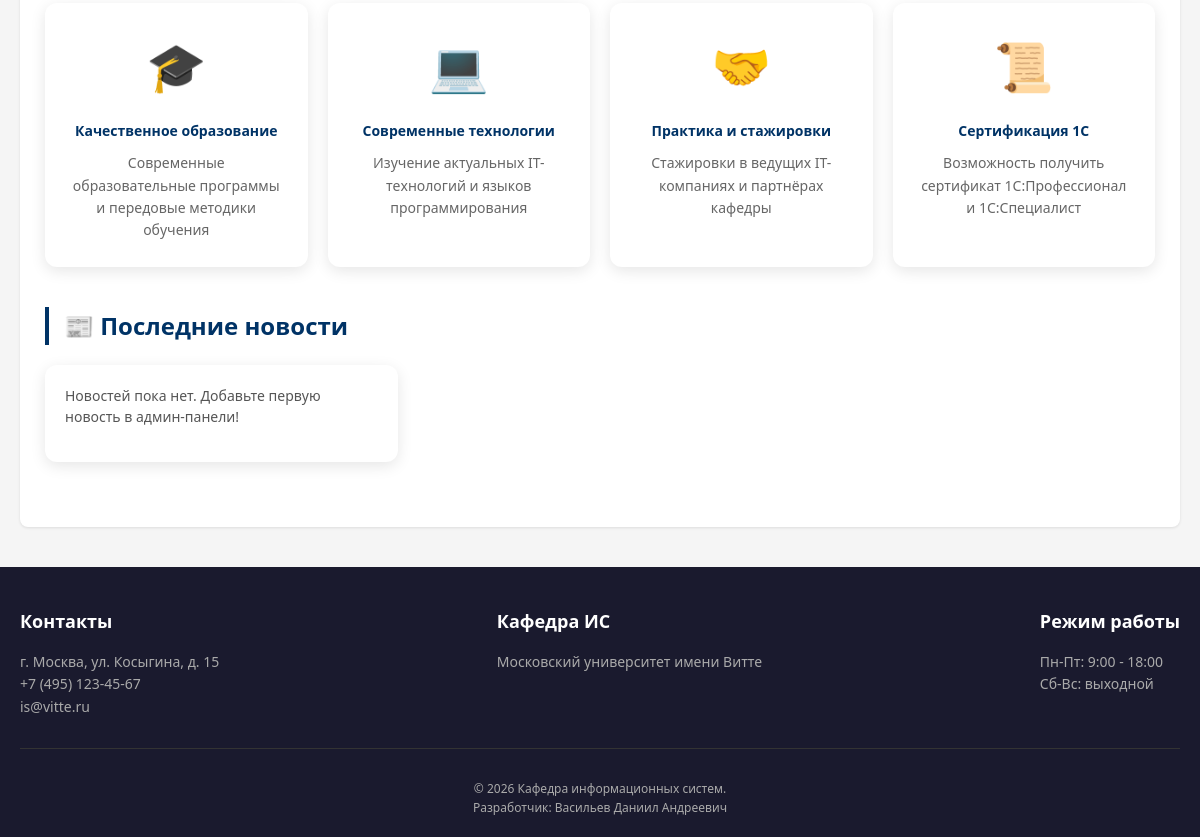
Before: / (lower part) with the older database file.
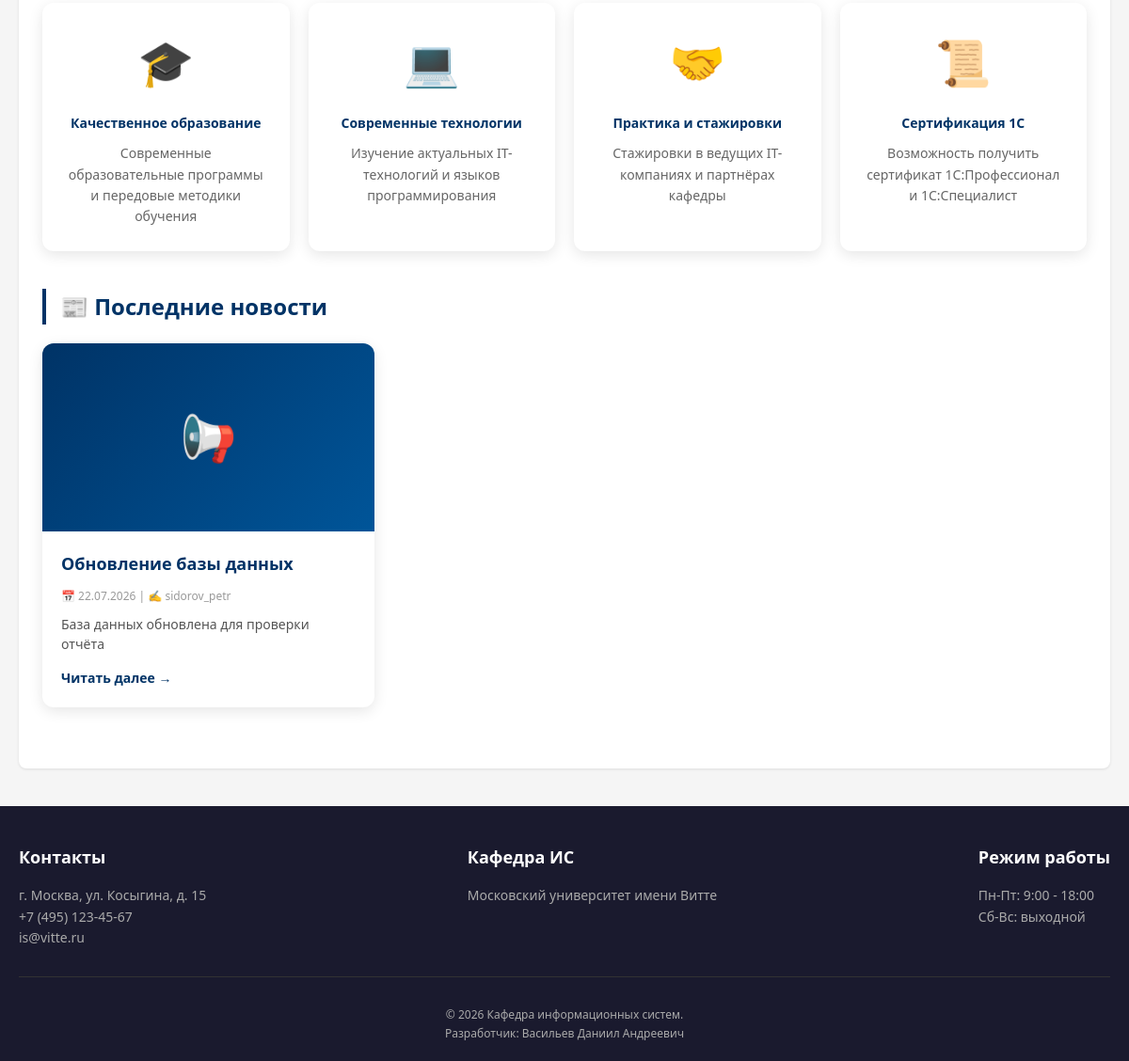
After: the same page with the newer database file.
### app/models.py (models this page shows, shortened)
class News(db.Model):
    __tablename__ = 'news'
    id = db.Column(db.Integer, primary_key=True)
    title = db.Column(db.String(200), nullable=False)
    content = db.Column(db.Text, nullable=False)
    image_url = db.Column(db.String(300))
    created_at = db.Column(db.DateTime, default=datetime.utcnow)
    author_id = db.Column(db.Integer, db.ForeignKey('users.id'))
    author = db.relationship('User', backref='news')

class User(UserMixin, db.Model):
    __tablename__ = 'users'
    id = db.Column(db.Integer, primary_key=True)
    username = db.Column(db.String(80), unique=True, nullable=False)
    email = db.Column(db.String(120), unique=True, nullable=False)
    password_hash = db.Column(db.String(128), nullable=False)
    role = db.Column(db.String(20), default='student')
    created_at = db.Column(db.DateTime, default=datetime.utcnow)

### app/main/routes.py (the view)
@bp.route('/')
def index():
    breadcrumb_title = None
    news = News.query.order_by(News.created_at.desc()).limit(5).all()
    return render_template('index.html', breadcrumb_title=breadcrumb_title, news=news)

### app/__init__.py (called while the page is built)
def create_app():
    app = Flask(__name__)
    app.config.from_object(Config)
    db.init_app(app)
    migrate.init_app(app, db)
    login_manager.init_app(app)
    @app.context_processor
    def inject_user():
        from app.models import Notification
        unread_count = 0
        if current_user.is_authenticated:
            unread_count = Notification.query.filter_by(user_id=current_user.id, is_read=False).count()
        return dict(current_user=current_user, unread_notifications=unread_count)
    from app.main import bp as main_bp
    app.register_blueprint(main_bp)
    from app.auth import bp as auth_bp
    app.register_blueprint(auth_bp, url_prefix='/auth')
    return app

### app/templates/index.html (shortened to what this page needs)
{% extends "base.html" %}
{% block content %}
<div class="features">
    <div class="feature">
        <div class="feature-icon">🎓</div>
        <h4>Качественное образование</h4>
        <p>Современные образовательные программы и передовые методики обучения</p>
    </div>
    <div class="feature">
        <div class="feature-icon">💻</div>
        <h4>Современные технологии</h4>
        <p>Изучение актуальных IT-технологий и языков программирования</p>
    </div>
    <div class="feature">
        <div class="feature-icon">🤝</div>
        <h4>Практика и стажировки</h4>
        <p>Стажировки в ведущих IT-компаниях и партнёрах кафедры</p>
    </div>
    <div class="feature">
        <div class="feature-icon">📜</div>
        <h4>Сертификация 1С</h4>
        <p>Возможность получить сертификат 1С:Профессионал и 1С:Специалист</p>
    </div>
</div>
<div class="news-section">
    <h3>📰 Последние новости</h3>
    <div class="news-grid">
        {% if news %}
            {% for item in news %}
            <div class="news-card">
                <div class="news-image">
                    {% if item.image_url %}
                        <img src="{{ item.image_url }}" style="width: 100%; height: 100%; object-fit: cover;">
                    {% else %}
                        📢
                    {% endif %}
                </div>
                <div class="news-content">
                    <div class="news-title">{{ item.title }}</div>
                    <div class="news-date">📅 {{ item.created_at.strftime('%d.%m.%Y') }} | ✍️ {{ item.author.username if item.author else 'Администратор' }}</div>
                    <div class="news-text">{{ item.content[:120] }}{% if item.content|length > 120 %}...{% endif %}</div>
                    <a href="{{ url_for('main.news_detail', news_id=item.id) }}" class="news-link">Читать далее →</a>
                </div>
            </div>
            {% endfor %}
        {% else %}
            <div class="news-card">
                <div class="news-content">
                    <div class="news-text">Новостей пока нет. Добавьте первую новость в админ-панели!</div>
                </div>
            </div>
        {% endif %}
    </div>
</div>
{% endblock %}

### app/templates/base.html (shortened to what this page needs)
<!DOCTYPE html>
<html lang="ru">
<head>
</head>
<body>
    <div class="container">
        <main class="main-content">
            {% block content %}{% endblock %}
        </main>
    </div>
    <div class="footer">
        <div class="container">
            <div class="footer-content">
                <div class="footer-section">
                    <h3 data-i18n="contacts_title">Контакты</h3>
                    <p>г. Москва, ул. Косыгина, д. 15</p>
                    <p>+7 (495) 123-45-67</p>
                    <p>is@vitte.ru</p>
                </div>
                <div class="footer-section">
                    <h3 data-i18n="department">Кафедра ИС</h3>
                    <p data-i18n="university_short">Московский университет им. Витте</p>
                </div>
                <div class="footer-section">
                    <h3 data-i18n="work_hours">Режим работы</h3>
                    <p>Пн-Пт: 9:00 - 18:00</p>
                    <p>Сб-Вс: выходной</p>
                </div>
            </div>
            <div class="copyright">
                <span data-i18n="copyright">© 2026 Кафедра информационных систем.</span><br>
                <span data-i18n="developer">Разработчик: Васильев Даниил Андреевич</span>
            </div>
        </div>
    </div>
</body>
</html>

### app/templates/base.html (style rules this page uses)
* { margin: 0; padding: 0; box-sizing: border-box; }
body { font-family: 'Segoe UI', Tahoma, Geneva, Verdana, sans-serif; background: #f5f5f5; line-height: 1.6; font-size: 14px; }
.container { max-width: 1200px; margin: 0 auto; padding: 0 20px; }
.main-content { background: white; border-radius: 8px; padding: 25px; box-shadow: 0 1px 3px rgba(0,0,0,0.1); width: 100%; }
.footer { background: #1a1a2e; color: white; padding: 40px 0 20px; margin-top: 40px; }
.footer-content { display: flex; justify-content: space-between; flex-wrap: wrap; gap: 30px; }
.footer-section h3 { margin-bottom: 15px; font-size: 18px; }
.footer-section p { color: #aaa; font-size: 14px; }
.copyright { text-align: center; padding-top: 30px; margin-top: 30px; border-top: 1px solid #333; color: #aaa; font-size: 12px; }
html { scroll-behavior: smooth; }

### app/templates/index.html (style rules this page uses)
.news-section { margin-bottom: 40px; }
.news-section h3 { font-size: 24px; color: #003366; margin-bottom: 20px; border-left: 4px solid #003366; padding-left: 15px; }
.news-grid { display: grid; grid-template-columns: repeat(auto-fill, minmax(350px, 1fr)); gap: 25px; }
.news-card { background: white; border-radius: 12px; overflow: hidden; box-shadow: 0 4px 15px rgba(0,0,0,0.1); transition: transform 0.3s; }
.news-image { width: 100%; height: 200px; object-fit: cover; background: linear-gradient(135deg, #003366 0%, #005599 100%); display: flex; align-items: center; justify-content: center; font-size: 48px; }
.news-content { padding: 20px; }
.news-title { font-size: 18px; font-weight: bold; color: #003366; margin-bottom: 10px; }
.news-date { font-size: 12px; color: #999; margin-bottom: 10px; }
.news-text { color: #555; line-height: 1.5; margin-bottom: 15px; }
.news-link { color: #003366; text-decoration: none; font-weight: bold; }
.features { display: grid; grid-template-columns: repeat(auto-fit, minmax(250px, 1fr)); gap: 20px; margin-bottom: 40px; }
.feature { background: white; border-radius: 12px; padding: 25px; text-align: center; box-shadow: 0 4px 15px rgba(0,0,0,0.1); }
.feature-icon { font-size: 48px; margin-bottom: 15px; }
.feature h4 { color: #003366; margin-bottom: 10px; }
.feature p { color: #666; font-size: 14px; }

Changed rows visible on the page:
added News: title "Обновление базы данных", created_at "22.07.2026", author "sidorov_petr", content "База данных обновлена для проверки отчёта"
Other visible differences:
text no longer shown: "Новостей пока нет. Добавьте первую новость в админ-панели!"
